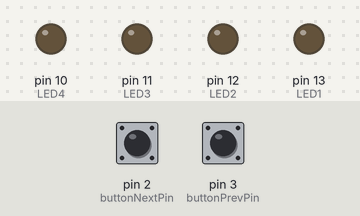
Simulated run of this program. Board: Arduino Uno, built with avr-gcc and run on an emulated ATmega328P. Shown: output pins drawn as LEDs (lit = HIGH). Inputs (shaded band) come from the test bench; at power-on: pin 2 (buttonNextPin) LOW, pin 3 (buttonPrevPin) LOW.

Above: at 1.2 s.
1.3 s: pin 2 (buttonNextPin) pulled HIGH for 0.15 s
At 1.9 s:
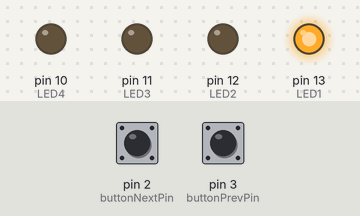
2.9 s: pin 2 (buttonNextPin) pulled HIGH for 1 s
At 4.3 s:
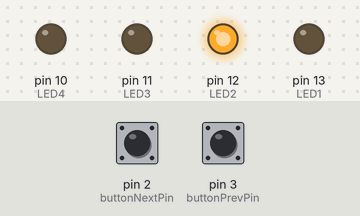
5.4 s: pin 2 (buttonNextPin) pulled HIGH for 0.15 s
At 6.2 s:
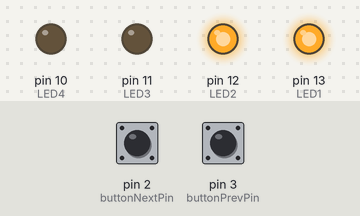
7.0 s: pin 2 (buttonNextPin) pulled HIGH for 3.2 s
At 7.4 s:
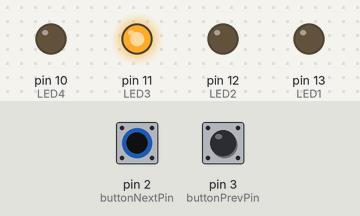
11.7 s: pin 2 (buttonNextPin) pulled HIGH for 0.15 s
At 12.2 s:
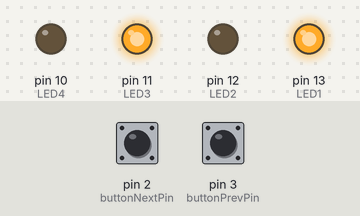
13.3 s: pin 2 (buttonNextPin) pulled HIGH for 1 s
At 14.6 s:
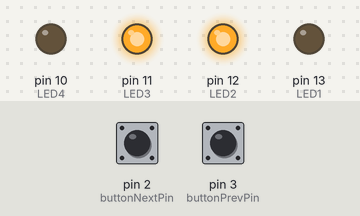
Timing chart, 0 to 16.3 s (numbered marks = the images above; inputs shaded):
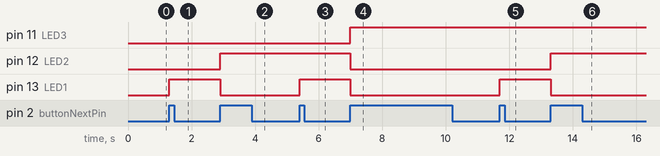

The program:

main.cpp
```cpp
#include <Arduino.h>

int LED1 = 13;
int LED2 = 12;
int LED3 = 11;
int LED4 = 10;

int buttonNextPin = 2;
int buttonPrevPin = 3;

int buttonStateNext = 0;
int buttonStatePrev = 0;

int prestate = 0;

int waitTime = 0;

int cnt = 0;

void setup()
{
  // put your setup code here, to run once:
  pinMode(LED1, OUTPUT);
  pinMode(LED2, OUTPUT);
  pinMode(LED3, OUTPUT);
  pinMode(LED4, OUTPUT);

  pinMode(buttonNextPin, INPUT);
  pinMode(buttonPrevPin, INPUT);
}

void loop()
{
  // put your main code here, to run repeatedly:
  buttonStateNext = digitalRead(buttonNextPin);
  buttonStatePrev = digitalRead(buttonPrevPin);

  if (buttonStateNext == HIGH && prestate == 0)
  {
    cnt++;
    prestate = 1;
  }
  else if (buttonStatePrev == HIGH && prestate == 0)
  {
    cnt--;
    prestate = 1;
  }
  else if (buttonStateNext == LOW && buttonStatePrev == LOW)
  {
    prestate = 0;
  }

  if (cnt > 15 || cnt < 0)
  {
    cnt = 0;
  }
  else
  {
    switch (cnt)
    {
    case 0:
      delay(waitTime);
      digitalWrite(LED1, LOW);
      digitalWrite(LED2, LOW);
      digitalWrite(LED3, LOW);
      digitalWrite(LED4, LOW);

      break;

    case 1:
      delay(waitTime);
      digitalWrite(LED1, HIGH);
      digitalWrite(LED2, LOW);
      digitalWrite(LED3, LOW);
      digitalWrite(LED4, LOW);

      break;

    case 2:
      delay(waitTime);
      digitalWrite(LED1, LOW);
      digitalWrite(LED2, HIGH);
      digitalWrite(LED3, LOW);
      digitalWrite(LED4, LOW);

      break;

    case 3:
      delay(waitTime);
      digitalWrite(LED1, HIGH);
      digitalWrite(LED2, HIGH);
      digitalWrite(LED3, LOW);
      digitalWrite(LED4, LOW);

      break;

    case 4:
      delay(waitTime);
      digitalWrite(LED1, LOW);
      digitalWrite(LED2, LOW);
      digitalWrite(LED3, HIGH);
      digitalWrite(LED4, LOW);

      break;

    case 5:
      delay(waitTime);
      digitalWrite(LED1, HIGH);
      digitalWrite(LED2, LOW);
      digitalWrite(LED3, HIGH);
      digitalWrite(LED4, LOW);

      break;

    case 6:
      delay(waitTime);
      digitalWrite(LED1, LOW);
      digitalWrite(LED2, HIGH);
      digitalWrite(LED3, HIGH);
      digitalWrite(LED4, LOW);

      break;

    case 7:
      delay(waitTime);
      digitalWrite(LED1, HIGH);
      digitalWrite(LED2, HIGH);
      digitalWrite(LED3, HIGH);
      digitalWrite(LED4, LOW);

      break;

    case 8:
      delay(waitTime);
      digitalWrite(LED1, LOW);
      digitalWrite(LED2, LOW);
      digitalWrite(LED3, LOW);
      digitalWrite(LED4, HIGH);

      break;

    case 9:
      delay(waitTime);
      digitalWrite(LED1, HIGH);
      digitalWrite(LED2, LOW);
      digitalWrite(LED3, LOW);
      digitalWrite(LED4, HIGH);

      break;

    case 10:
      delay(waitTime);
      digitalWrite(LED1, LOW);
      digitalWrite(LED2, HIGH);
      digitalWrite(LED3, LOW);
      digitalWrite(LED4, HIGH);

      break;

    case 11:
      delay(waitTime);
      digitalWrite(LED1, HIGH);
      digitalWrite(LED2, HIGH);
      digitalWrite(LED3, LOW);
      digitalWrite(LED4, HIGH);

      break;

    case 12:
      delay(waitTime);
      digitalWrite(LED1, LOW);
      digitalWrite(LED2, LOW);
      digitalWrite(LED3, HIGH);
      digitalWrite(LED4, HIGH);

      break;

    case 13:
      delay(waitTime);
      digitalWrite(LED1, HIGH);
      digitalWrite(LED2, LOW);
      digitalWrite(LED3, HIGH);
      digitalWrite(LED4, HIGH);

      break;

    case 14:
      delay(waitTime);
      digitalWrite(LED1, LOW);
      digitalWrite(LED2, HIGH);
      digitalWrite(LED3, HIGH);
      digitalWrite(LED4, HIGH);

      break;

    case 15:
      delay(waitTime);
      digitalWrite(LED1, HIGH);
      digitalWrite(LED2, HIGH);
      digitalWrite(LED3, HIGH);
      digitalWrite(LED4, HIGH);

      break;
    default:
      break;
    }
  }
}
```

Measured:
- after the input at 1.3 s, pin 13 (LED1): LOW → HIGH at once
- after the input at 2.9 s, pin 12 (LED2): LOW → HIGH at once; pin 13 (LED1): HIGH → LOW at once
- after the input at 5.4 s, pin 13 (LED1): LOW → HIGH at once
- after the input at 7.0 s, pin 11 (LED3): LOW → HIGH at once; pin 12 (LED2), pin 13 (LED1): HIGH → LOW at once
- after the input at 11.7 s, pin 13 (LED1): LOW → HIGH at once
- after the input at 13.3 s, pin 12 (LED2): LOW → HIGH at once; pin 13 (LED1): HIGH → LOW at once
